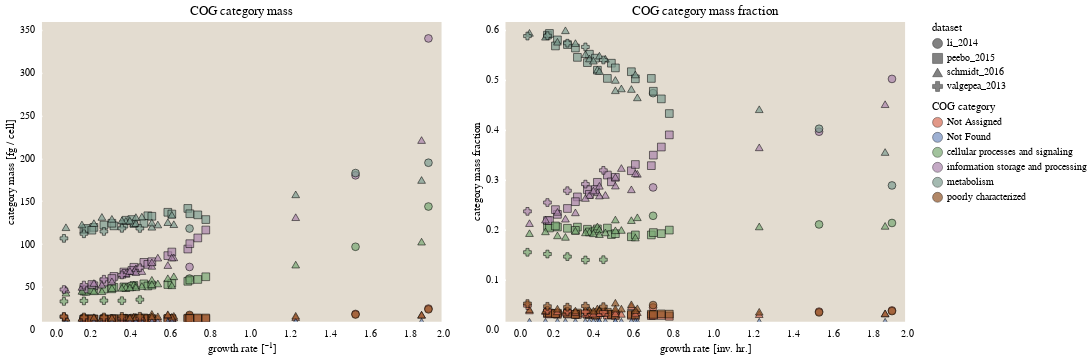

Write notebook code for a chart like this one.
### Code cell
# Define the chart base
base = alt.Chart(class_fraction, width=400, height=300)


# Add points for the category mass
tot_mass = base.mark_point(size=60
        ).encode(
            y=alt.Y('category_mass', 
                    axis=alt.Axis(title='category mass [fg / cell]')),
            x=alt.X('growth_rate_hr', 
                    axis=alt.Axis(title='growth rate [\u207b\u00b9]')),
            fill=alt.Color('cog_class:N', legend=alt.Legend(title='COG category')),
            tooltip=['dataset', 'condition', 'growth_rate_hr', 'cog_class'],
            shape='dataset:O',
            **stroke_defaults
        ).properties(
            title='COG category mass'
        ).interactive()

# Add points for the category fractional mass 
frac_mass = base.mark_point(size=60).encode(
            y=alt.Y('category_frac_mass', 
                    axis=alt.Axis(title='category mass fraction')),
            x=alt.X('growth_rate_hr', 
                    axis=alt.Axis(title='growth rate [inv. hr.]')),
            fill=alt.Color('cog_class:N', legend=alt.Legend(title='COG category')),
            tooltip=['dataset', 'condition', 'growth_rate_hr', 'cog_class'],
            shape='dataset:O',
            **stroke_defaults
    ).properties(
    title='COG category mass fraction'
    ).interactive()

chart = alt.hconcat(tot_mass, frac_mass)
chart

### Figure 1 — Vega-Lite specification as saved in the notebook (floating-point values rounded to 4 significant figures; data arrays with more than 128 entries replaced by an {"elided": "..."} marker saying what was removed)
{"$schema": "https://vega.github.io/schema/vega-lite/v3.4.0.json", "config": {"axis": {"domainColor": null, "grid": false, "labelFont": "Lucida Sans", "tickColor": "white", "tickOffset": 8, "tickWidth": 1.5, "ticks": true, "titleFont": "Lucida Sans", "titleFontWeight": 400}, "background": "white", "group": {"fill": "#E3DCD0"}, "legend": {"labelFont": "Lucida Sans", "titleFont": "Lucida Sans", "titleFontWeight": 400}, "mark": {"stroke": "black", "strokeWidth": 0.5}, "range": {"category": ["#D56C55", "#738FC1", "#7AA974", "#AB85AC", "#7E9D90", "#905426", "#EAC264"]}, "title": {"anchor": "middle", "font": "Lucida Sans", "fontWeight": 400}, "view": {"fill": "#E3DCD0", "height": 300, "strokeWidth": 0, "width": 400}}, "data": {"name": "data-a882ba10e863ffbbc18c9bb60a6df72f"}, "datasets": {"data-a882ba10e863ffbbc18c9bb60a6df72f": {"elided": "260 records"}}, "hconcat": [{"encoding": {"fill": {"field": "cog_class", "legend": {"title": "COG category"}, "type": "nominal"}, "shape": {"field": "dataset", "type": "ordinal"}, "stroke": {"value": "black"}, "strokeWidth": {"value": 0.75}, "tooltip": [{"field": "dataset", "type": "nominal"}, {"field": "condition", "type": "nominal"}, {"field": "growth_rate_hr", "type": "quantitative"}, {"field": "cog_class", "type": "nominal"}], "x": {"axis": {"title": "growth rate [⁻¹]"}, "field": "growth_rate_hr", "type": "quantitative"}, "y": {"axis": {"title": "category mass [fg / cell]"}, "field": "category_mass", "type": "quantitative"}}, "height": 300, "mark": {"size": 60, "type": "point"}, "selection": {"selector025": {"bind": "scales", "encodings": ["x", "y"], "type": "interval"}}, "title": "COG category mass", "width": 400}, {"encoding": {"fill": {"field": "cog_class", "legend": {"title": "COG category"}, "type": "nominal"}, "shape": {"field": "dataset", "type": "ordinal"}, "stroke": {"value": "black"}, "strokeWidth": {"value": 0.75}, "tooltip": [{"field": "dataset", "type": "nominal"}, {"field": "condition", "type": "nominal"}, {"field": "growth_rate_hr", "type": "quantitative"}, {"field": "cog_class", "type": "nominal"}], "x": {"axis": {"title": "growth rate [inv. hr.]"}, "field": "growth_rate_hr", "type": "quantitative"}, "y": {"axis": {"title": "category mass fraction"}, "field": "category_frac_mass", "type": "quantitative"}}, "height": 300, "mark": {"size": 60, "type": "point"}, "selection": {"selector026": {"bind": "scales", "encodings": ["x", "y"], "type": "interval"}}, "title": "COG category mass fraction", "width": 400}]}
